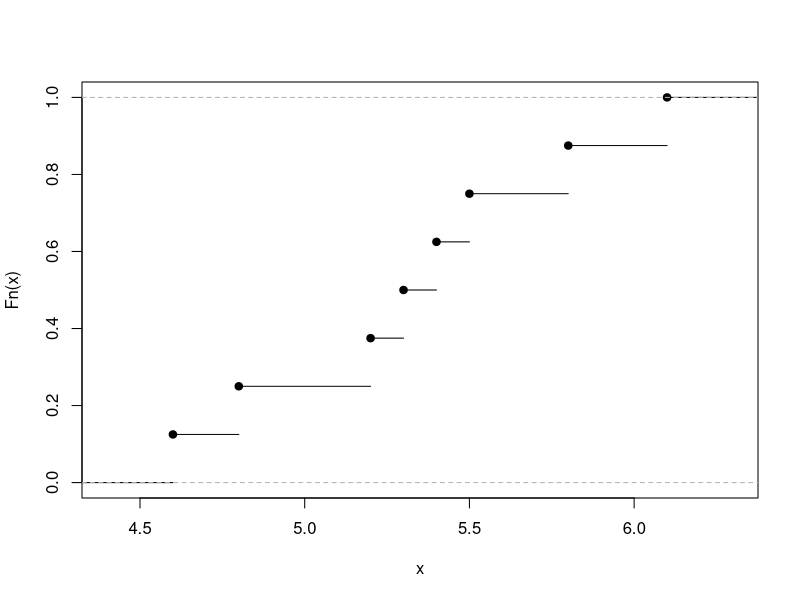
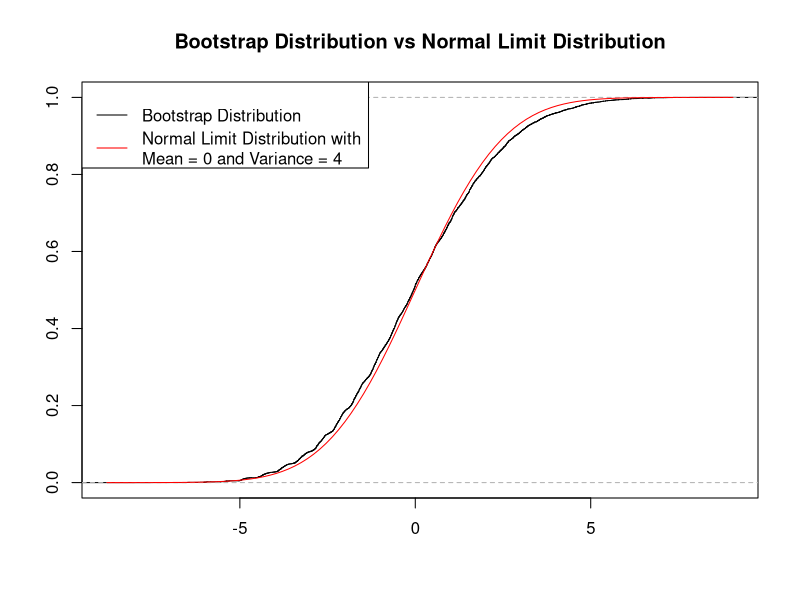
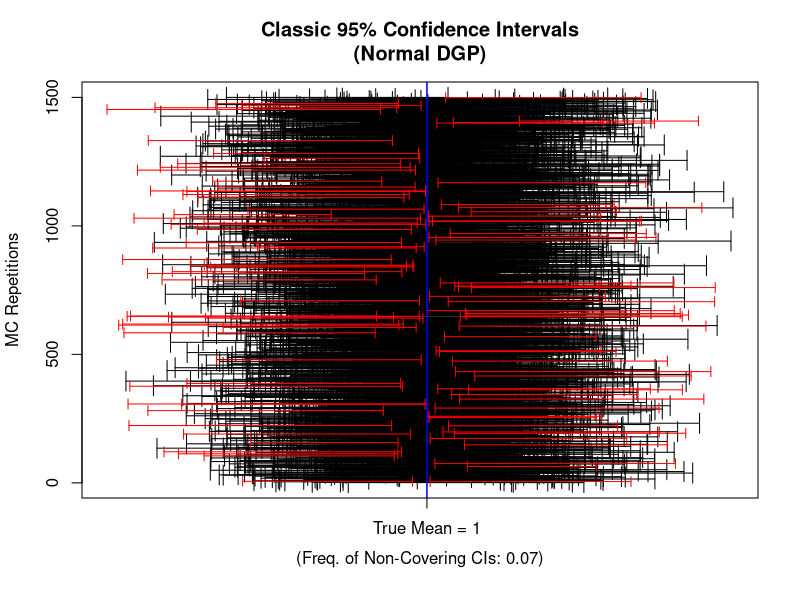
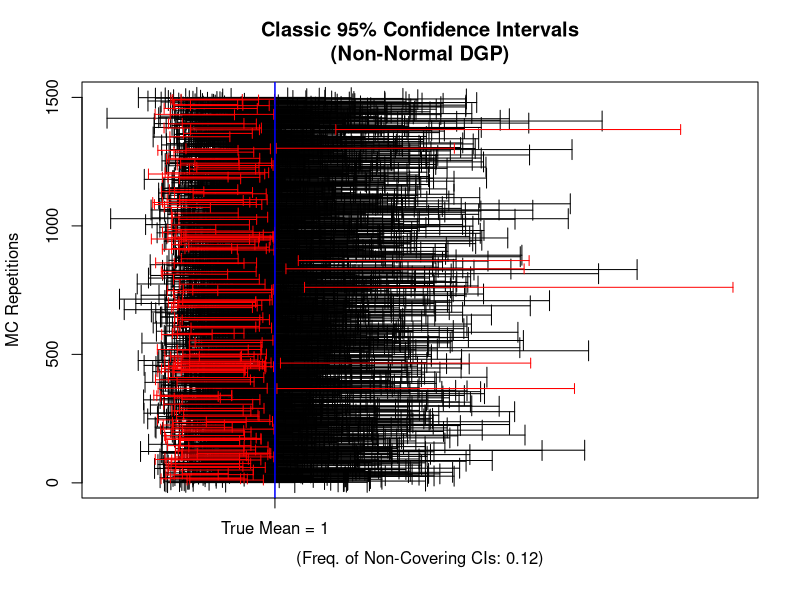
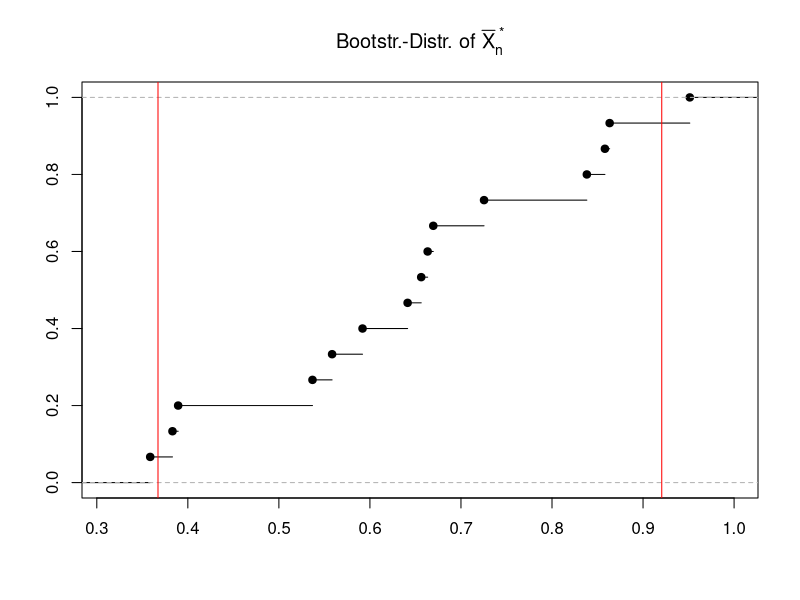
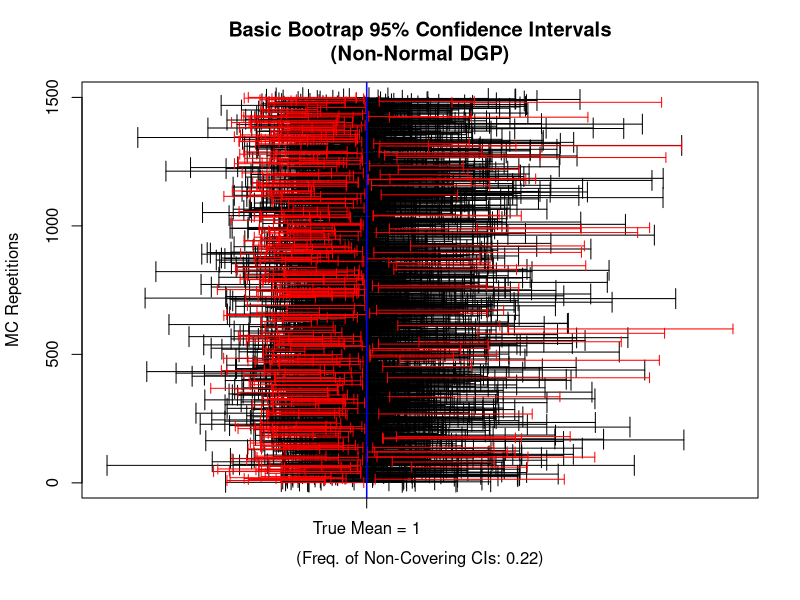
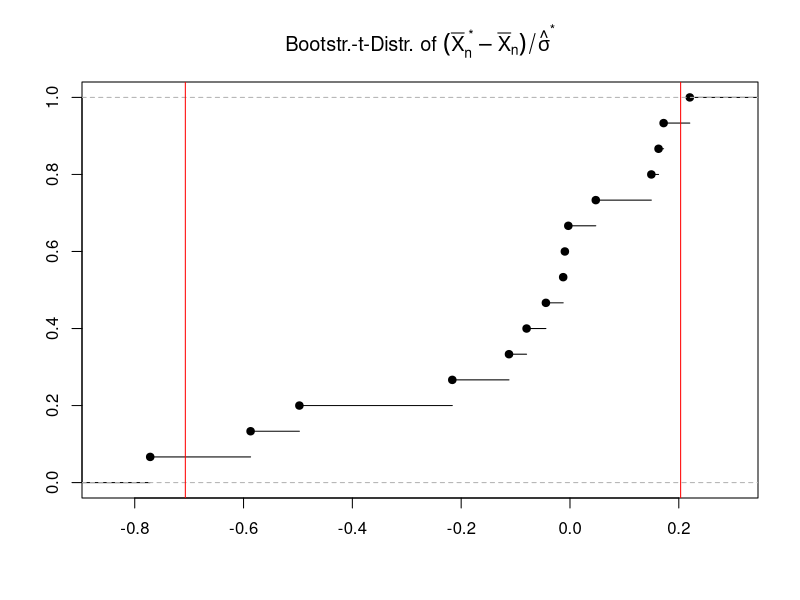
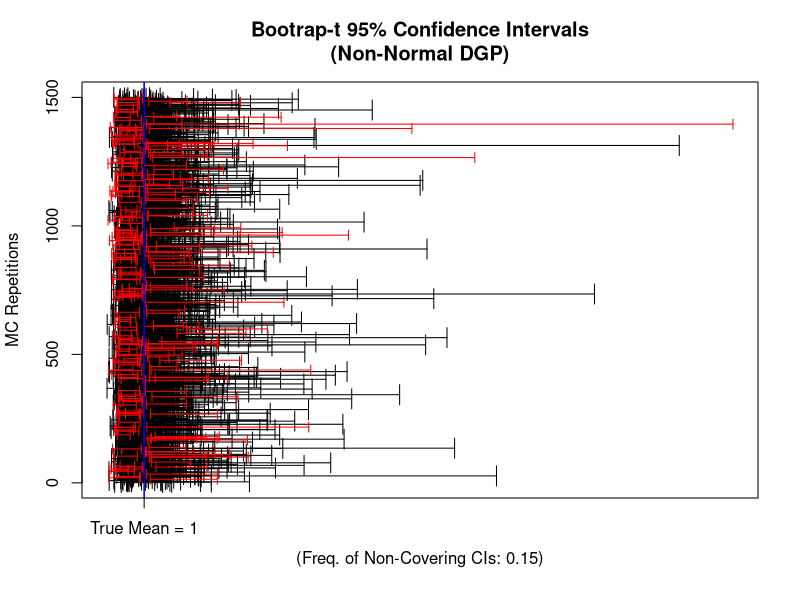

The R source for these figures, in order:
## ---- chunk 1

observedSample <- c(5.20, 4.80, 5.30, 4.60, 
                    6.10, 5.40, 5.80, 5.50)

myecdf_fun     <- ecdf(observedSample)

plot(myecdf_fun, main="")
## ---- chunk 2
## Note: ecdf() returns a function!
myecdf_fun(5.0)
## ---- chunk 3
set.seed(123)
observedSample <- rchisq(n = 8, df = 2)
# round(observedSample, 2)
## ---- chunk 4
observedSample <- c(0.36, 3.39, 3.24, 4.90, 
                    1.76, 5.33, 7.77, 1.93)
## ---- chunk 5
## generating one realization of the bootstrap sample
bootSample <- sample(x       = observedSample, 
                     size    = length(observedSample), 
                     replace = TRUE)

## computing the corresponding realization of the bootstrap estimator
mean(bootSample)
## ---- chunk 6
n                <- length(observedSample)
Xbar             <- mean(observedSample)

m                <- 10000 # number of bootstrap samples 
Xbar_boot        <- vector(mode = "double", length = m)

## Bootstrap algorithm
for(k in seq_len(m)){
 bootSample          <- sample(x       = observedSample, 
                               size    = n, 
                               replace = TRUE)
 Xbar_boot[k]        <- mean(bootSample)
}

plot(ecdf( sqrt(n) * (Xbar_boot - Xbar) ), 
     xlab = "", ylab = "", 
     main = "Bootstrap Distribution vs Normal Limit Distribution")
curve(pnorm(x, mean = 0, sd = sqrt(4)), col = "red", add = TRUE)     
legend("topleft", 
       legend = c("Bootstrap Distribution", 
                  "Normal Limit Distribution with\nMean = 0 and Variance = 4"), 
      col = c("black", "red"), lty = c(1,1))
## ---- chunk 7
round(n * var(Xbar_boot), 2)
## ---- chunk 8
##  Setup:
n     <-   20 # Sample Size
mean  <-    1 # Mean
sdev  <-    2 # Standard Deviation
alpha <- 0.05 # Level

set.seed(123)
B          <- 1500 # MC repetitions
CI.lo.vec  <- rep(NA, B)
CI.up.vec  <- rep(NA, B)
  
## MC-Simulation:
for(b in 1:B){
  ## Data Generating Process:
  X.sample     <- rnorm(n=n, mean = mean, sd = sdev) 
  ## Estimates:
  X.bar.MC     <- mean(X.sample)
  sd.hat.MC    <- sd(X.sample)
  ## Classic CIs:
  
  CI.lo.vec[b] <- X.bar.MC - qnorm(p = 1-alpha/2)*(sd.hat.MC/sqrt(n))
  CI.up.vec[b] <- X.bar.MC + qnorm(p = 1-alpha/2)*(sd.hat.MC/sqrt(n))

  #CI.lo.vec[b] <- X.bar.MC - qt(p = 1-alpha/2, df=n-1)*(sd.hat.MC/sqrt(n))
  #CI.up.vec[b] <- X.bar.MC + qt(p = 1-alpha/2, df=n-1)*(sd.hat.MC/sqrt(n))
}

## How often does the classic CI cover the true mean?
CI.checks      <- CI.lo.vec <= mean  &  mean <= CI.up.vec
freq.non.cover <- length(CI.checks[CI.checks==FALSE])/B

## Plot
plot(x=0,y=0,xlim=range(CI.lo.vec, CI.up.vec), ylim=c(1,B), type="n", 
     ylab="MC Repetitions", xlab="", axes = FALSE, 
     main="Classic 95% Confidence Intervals\n(Normal DGP)")
axis(1, at=c(1), labels ="True Mean = 1")
axis(2); box()
mtext(side = 1, text=paste0("(Freq. of Non-Covering CIs: ",
      round(freq.non.cover,digits = 2),")"), line = 2.5)
## Covering CIs:
arrows(x0=CI.lo.vec[CI.checks==TRUE], 
       x1=CI.up.vec[CI.checks==TRUE], 
       y0=c(1:B)[CI.checks==TRUE], y1=c(1:B)[CI.checks==TRUE], 
       angle=90, code = 3, length = .1, col="black")
## Non-Covering CIs:
arrows(x0=CI.lo.vec[CI.checks==FALSE], 
       x1=CI.up.vec[CI.checks==FALSE], 
       y0=c(1:B)[CI.checks==FALSE], y1=c(1:B)[CI.checks==FALSE], 
       angle=90, code = 3, length = .05, col="red")
abline(v=mean,col="blue", lwd=1.5)
## ---- chunk 9
## Setup:
n     <-   20  # Sample Size
df    <-    1  # (=> mean==1)
alpha <- 0.05 # Level

set.seed(123)
B          <- 1500 # MC repetitions
CI.lo.vec  <- rep(NA, B)
CI.up.vec  <- rep(NA, B)
  
## MC-Simulation:
for(b in 1:B){
  ## Data Generating Process:
  X.sample     <- rchisq(n, df=df)
  ## Estimates:
  X.bar.MC     <- mean(X.sample)
  sd.hat.MC    <- sd(X.sample)
  ## Classic CIs:
  
  CI.lo.vec[b] <- X.bar.MC - qnorm(p = 1-alpha/2)*(sd.hat.MC/sqrt(n))
  CI.up.vec[b] <- X.bar.MC + qnorm(p = 1-alpha/2)*(sd.hat.MC/sqrt(n))
  
  #CI.lo.vec[b] <- X.bar.MC - qt(p = 1-alpha/2, df=n-1)*(sd.hat.MC/sqrt(n))
  #CI.up.vec[b] <- X.bar.MC + qt(p = 1-alpha/2, df=n-1)*(sd.hat.MC/sqrt(n))
}

## How often does the classic CI cover the true mean?
CI.checks      <- CI.lo.vec <= mean  &  mean <= CI.up.vec
freq.non.cover <- length(CI.checks[CI.checks==FALSE])/B

## Plot
plot(x=0,y=0,xlim=range(CI.lo.vec, CI.up.vec), ylim=c(1,B), type="n", 
     ylab="MC Repetitions", xlab="", axes = FALSE, 
     main="Classic 95% Confidence Intervals\n(Non-Normal DGP)")
axis(1, at=c(1), labels ="True Mean = 1")
axis(2); box()
mtext(side = 1, text=paste0("(Freq. of Non-Covering CIs: ",
      round(freq.non.cover,digits = 2),")"), line = 2.5)
## Covering CIs:
arrows(x0=CI.lo.vec[CI.checks==TRUE], 
       x1=CI.up.vec[CI.checks==TRUE], 
       y0=c(1:B)[CI.checks==TRUE], y1=c(1:B)[CI.checks==TRUE], 
       angle=90, code = 3, length = .1, col="black")
## Non-Covering CIs:
arrows(x0=CI.lo.vec[CI.checks==FALSE], 
       x1=CI.up.vec[CI.checks==FALSE], 
       y0=c(1:B)[CI.checks==FALSE], y1=c(1:B)[CI.checks==FALSE], 
       angle=90, code = 3, length = .05, col="red")
abline(v=mean,col="blue", lwd=1.5)
## ---- chunk 10
## Setup:
n     <-   20  # Sample Size
df    <-    1  # (=> mean==1)

## IID random sample:
set.seed(123)
S_n  <- rchisq(n, df=df)

## Empirical mean:
(X.bar <- mean(S_n))
## ---- chunk 11
## Bootstr-Setup:
alpha            <- 0.05
n.Bootsrap.draws <- 15#1500

## Generate bootstap samples:
Bootstr.Samples  <- matrix(NA, nrow=n, ncol=n.Bootsrap.draws)

for(j in 1:n.Bootsrap.draws){
  Bootstr.Samples[,j] <- sample(x=S_n, size=n, replace = TRUE)
}
## Boostrap draws of \bar{X}_n^*:
X.bar.bootstr.vec <- apply(X = Bootstr.Samples, MARGIN = 2, FUN = mean)

## Quantile of the bootstr.-distribution of \bar{X}_n^*:
t.1 <- quantile(X.bar.bootstr.vec, probs = 1-alpha/2)
t.2 <- quantile(X.bar.bootstr.vec, probs = alpha/2)
## plot
plot(ecdf(X.bar.bootstr.vec), xlab="", ylab="",
     main=expression(paste("Bootstr.-Distr. of ",bar(X)[n]^{" *"})))
abline(v=c(t.1,t.2),col="red")
## ---- chunk 12
## Basic Bootstrap Confidence Interval:
CI.Basic.Bootstr.lo <- 2*X.bar - t.1
CI.Basic.Bootstr.up <- 2*X.bar - t.2

## Re-labeling of otherwise false names:
attr(CI.Basic.Bootstr.lo, "names") <- c("2.5%")
attr(CI.Basic.Bootstr.up, "names") <- c("97.5%")
##
c(CI.Basic.Bootstr.lo, CI.Basic.Bootstr.up)
## ---- chunk 13
## Setup:
n     <-   20  # Sample Size
df    <-    1  # (=> mean==1)
mean  <-   df
alpha <- 0.05 # Level
n.Bootsrap.draws <- 15#1500

## MC-Setup:
set.seed(123)
B          <- 1500 # MC repetitions
CI.Basic.Bstr.lo.vec <- rep(NA, B)
CI.Basic.Bstr.up.vec <- rep(NA, B)

## MC-Simulation:
for(b in 1:B){
  ## Data Generating Process:
  S_n.MC        <- rchisq(n, df=df)
  ## Estimate:
  X.bar.MC      <- mean(S_n.MC)
  ## 
  Bootstr.Samples.MC  <- matrix(NA, nrow=n, ncol=n.Bootsrap.draws)
  for(j in 1:n.Bootsrap.draws){
    Bootstr.Samples.MC[,j] <- sample(x=S_n.MC, size=n, replace = TRUE)
  }
  X.bar.bootstr.MC.vec <- apply(X = Bootstr.Samples.MC, MARGIN = 2, FUN = mean)
  ## (1-alpha/2)-quantile:
  t.1.MC <- quantile(X.bar.bootstr.MC.vec, probs = 1-alpha/2)
  t.2.MC <- quantile(X.bar.bootstr.MC.vec, probs = alpha/2)
  ## Basic Bootstrap CIs:
  CI.Basic.Bstr.lo.vec[b] <- 2*X.bar.MC - t.1.MC
  CI.Basic.Bstr.up.vec[b] <- 2*X.bar.MC - t.2.MC
}

## How often does the classic CI cover the true mean?
CI.checks      <- CI.Basic.Bstr.lo.vec<=mean & mean<=CI.Basic.Bstr.up.vec
freq.non.cover <- length(CI.checks[CI.checks==FALSE])/B

## Plot
plot(x=0,y=0,xlim=range(CI.Basic.Bstr.lo.vec, CI.Basic.Bstr.up.vec), 
     ylim=c(1,B), type="n", 
     ylab="MC Repetitions", xlab="", axes = FALSE, 
     main="Basic Bootrap 95% Confidence Intervals\n(Non-Normal DGP)")
axis(1, at=c(1), labels ="True Mean = 1")
axis(2); box()
mtext(side = 1, text=paste0("(Freq. of Non-Covering CIs: ",
      round(freq.non.cover,digits = 2),")"), line = 2.5)
## Covering CIs:
arrows(x0=CI.Basic.Bstr.lo.vec[CI.checks==TRUE], 
       x1=CI.Basic.Bstr.up.vec[CI.checks==TRUE], 
       y0=c(1:B)[CI.checks==TRUE], y1=c(1:B)[CI.checks==TRUE], 
       angle=90, code = 3, length = .1, col="black")
## Non-Covering CIs:
arrows(x0=CI.Basic.Bstr.lo.vec[CI.checks==FALSE], 
       x1=CI.Basic.Bstr.up.vec[CI.checks==FALSE], 
       y0=c(1:B)[CI.checks==FALSE], y1=c(1:B)[CI.checks==FALSE], 
       angle=90, code = 3, length = .05, col="red")
abline(v=mean,col="blue", lwd=1.5)
## ---- chunk 14
## Setup:
n     <-   20  # Sample Size
df    <-    1  # (=> mean==1)

## IID random sample:
set.seed(123)
S_n  <- rchisq(n, df=df)

## Empirical mean and sd:
X.bar   <- mean(S_n)
sd.hat  <- sd(S_n)

## Bootstr-Setup:
alpha            <- 0.05
n.Bootsrap.draws <- 15#1500

## Generate bootstap samples:
Bootstr.Samples  <- matrix(NA, nrow=n, ncol=n.Bootsrap.draws)

for(j in 1:n.Bootsrap.draws){
  Bootstr.Samples[,j] <- sample(x=S_n, size=n, replace = TRUE)
}
## Compute boostrap draws of (\bar{X}_n^*-\bar{X}_n)/\hat{\sigma}^\ast:
X.bar.bootstr.vec    <- apply(X = Bootstr.Samples, MARGIN = 2, FUN = mean)
sd.bootstr.vec       <- apply(X = Bootstr.Samples, MARGIN = 2, FUN = sd)
##
Bootstr.t.sample.vec <- (X.bar.bootstr.vec - X.bar)/sd.bootstr.vec
## Quantile of the bootstr.-distribution of \bar{X}_n^*:
tau.1 <- quantile(Bootstr.t.sample.vec, probs = 1-alpha/2)
tau.2 <- quantile(Bootstr.t.sample.vec, probs = alpha/2)
## plot
plot(ecdf(Bootstr.t.sample.vec), xlab="", ylab="",
     main=expression(paste("Bootstr.-t-Distr. of ",
          (bar(X)[n]^{" *"}-bar(X)[n])/hat(sigma)^{"*"})))
abline(v=c(tau.1,tau.2),col="red")
## ---- chunk 15
## Basic Bootstrap Confidence Interval:
CI.Bstr.t.lo <- X.bar - tau.1 * sd.hat
CI.Bstr.t.up <- X.bar - tau.2 * sd.hat

## Re-labeling of otherwise false names:
attr(CI.Bstr.t.lo, "names") <- c("2.5%")
attr(CI.Bstr.t.up, "names") <- c("97.5%")
##
c(CI.Bstr.t.lo, CI.Bstr.t.up)
## ---- chunk 16
## Setup:
n     <-   20  # Sample Size
df    <-    1  # (=> mean==1)
mean  <-   df
alpha <- 0.05 # Level
n.Bootsrap.draws <- 15#1500

## MC-Setup:
set.seed(123)
B          <- 1500 # MC repetitions
CI.Bstr.t.lo.vec <- rep(NA, B)
CI.Bstr.t.up.vec <- rep(NA, B)

## MC-Simulation:
for(b in 1:B){
  ## Data Generating Process:
  S_n.MC        <- rchisq(n, df=df)
  ## Estimates:
  X.bar.MC      <- mean(S_n.MC)
  sd.MC         <- sd(S_n.MC)
  ## 
  Bootstr.Samples.MC  <- matrix(NA, nrow=n, ncol=n.Bootsrap.draws)
  for(j in 1:n.Bootsrap.draws){
    Bootstr.Samples.MC[,j] <- sample(x=S_n.MC, size=n, replace = TRUE)
  }
  X.bar.bootstr.MC.vec <- apply(X = Bootstr.Samples.MC, MARGIN = 2, FUN = mean)
  sd.bootstr.MC.vec    <- apply(X = Bootstr.Samples.MC, MARGIN = 2, FUN = sd)
  ## Make it a "Bootstrap-t" sample:
  Bootstr.t.MC.vec <- (X.bar.bootstr.MC.vec - X.bar.MC)/sd.bootstr.MC.vec
  ## (1-alpha/2)-quantile:
  tau.1.MC <- quantile(Bootstr.t.MC.vec, probs = 1-alpha/2)
  tau.2.MC <- quantile(Bootstr.t.MC.vec, probs = alpha/2)
  ## Basic Bootstrap CIs:
  CI.Bstr.t.lo.vec[b] <- X.bar.MC - tau.1.MC * sd.MC
  CI.Bstr.t.up.vec[b] <- X.bar.MC - tau.2.MC * sd.MC
}

## How often does the classic CI cover the true mean?
CI.checks      <- CI.Bstr.t.lo.vec<=mean & mean<=CI.Bstr.t.up.vec
freq.non.cover <- length(CI.checks[CI.checks==FALSE])/B

## Plot
plot(x=0,y=0,xlim=range(CI.Bstr.t.lo.vec, CI.Bstr.t.up.vec), 
     ylim=c(1,B), type="n", 
     ylab="MC Repetitions", xlab="", axes = FALSE, 
     main="Bootrap-t 95% Confidence Intervals\n(Non-Normal DGP)")
axis(1, at=c(1), labels ="True Mean = 1")
axis(2); box()
mtext(side = 1, text=paste0("(Freq. of Non-Covering CIs: ",
      round(freq.non.cover,digits = 2),")"), line = 2.5)
## Covering CIs:
arrows(x0=CI.Bstr.t.lo.vec[CI.checks==TRUE], 
       x1=CI.Bstr.t.up.vec[CI.checks==TRUE], 
       y0=c(1:B)[CI.checks==TRUE], y1=c(1:B)[CI.checks==TRUE], 
       angle=90, code = 3, length = .1, col="black")
## Non-Covering CIs:
arrows(x0=CI.Bstr.t.lo.vec[CI.checks==FALSE], 
       x1=CI.Bstr.t.up.vec[CI.checks==FALSE], 
       y0=c(1:B)[CI.checks==FALSE], y1=c(1:B)[CI.checks==FALSE], 
       angle=90, code = 3, length = .05, col="red")
abline(v=mean,col="blue", lwd=1.5)
